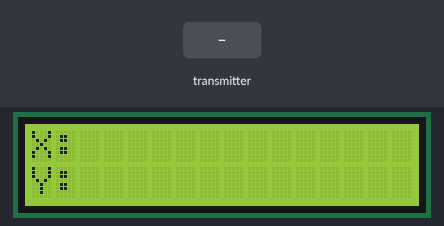
Simulated run of this sketch. Board: Arduino Uno, built with avr-gcc and run on an emulated ATmega328P. Parts: 16×2 character LCD. Inputs (shaded band) come from the test bench. No radio packets arrive unless stated.

Above: at 1.2 s.
1.3 s: the transmitter starts sending gelenMesaj = 0
At 2.1 s:
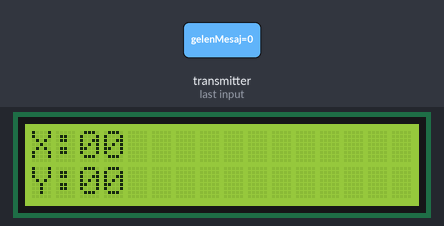
2.8 s: the transmitter starts sending gelenMesaj = 256
At 3.3 s:
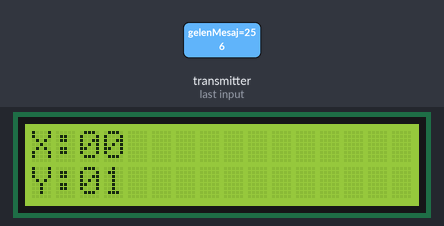
Timing chart, 0 to 5.8 s (numbered marks = the images above; inputs shaded):
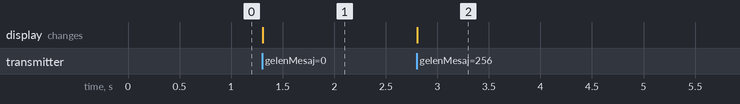

The sketch:

LCDKontrolcu.ino
```cpp
#include <SPI.h>
#include <nRF24L01.h>
#include <RF24.h>
#include <LiquidCrystal_I2C.h>
#include <Wire.h>

LiquidCrystal_I2C lcd(0x27,16,2);
RF24 radio(9,10); // CE, CSN
const byte address [6] = "GRUP_2";
uint16_t gelenMesaj;
uint16_t gelenX;
uint16_t gelenY;

void setup() {
  lcd.init();
  lcd.backlight();
  lcd.setCursor(0,0);    //baslangcta lcd'ye x ve y gostergeleri basilir
  lcd.print("X:");
  lcd.setCursor(0,1);
  lcd.print("Y:");

  Serial.begin(9600);    //konsola cikti basilacaksa serial baslatilmalidir.

  radio.begin();                       //nrf cihazi baslatilir.
  radio.openReadingPipe(0, address);   //adres degeri kullanilarak okuma hatti acilir
  radio.setPALevel(RF24_PA_MIN);       //guc seviyesi belirlenir. belirtilen mesafe icin minimum degeri yeterli gorulmustur.
  radio.startListening();

}
void loop()
{
  if (radio.available()){
    // Recieved data masking
    radio.read(&gelenMesaj, sizeof(gelenMesaj));
    gelenY = gelenMesaj/256;    //Gelen mesaj maskelenerek mesajdan x ve y degerleri elde edilir
    gelenX = gelenMesaj%256;

    /*
    //KONSOLA CIKTI BASILMAK ISTENIRSE BU KISIM YORUMDAN CIKARILMALIDIR
    // Console output
    Serial.println(gelenMesaj);
    Serial.print("X: ");
    Serial.print(gelenX);
    Serial.print(" ");
    Serial.print("Y: ");
    Serial.print(gelenY);
    Serial.print("\n");
    */
    // LCD output

    lcd.setCursor(2,0);    //x degerini lcd'ye basmak icin baslangicta yazilan X: ifadesi atlanir
    if(gelenX<10){         //gelen deger tek basamakli ise basina 0 koyulur bu sayede lcd uzerinde tum sayilar 2 basamak halinde yazilir
      lcd.print("0");
    }
    lcd.print(gelenX);

    lcd.setCursor(2,1);
    if(gelenY<10){
      lcd.print("0");
    }
    lcd.print(gelenY);
  }
}
```

Measured:
- after the input at 1.3 s, the display: changes at once (image 1)
- after the input at 2.8 s, the display: changes at once (image 2)
